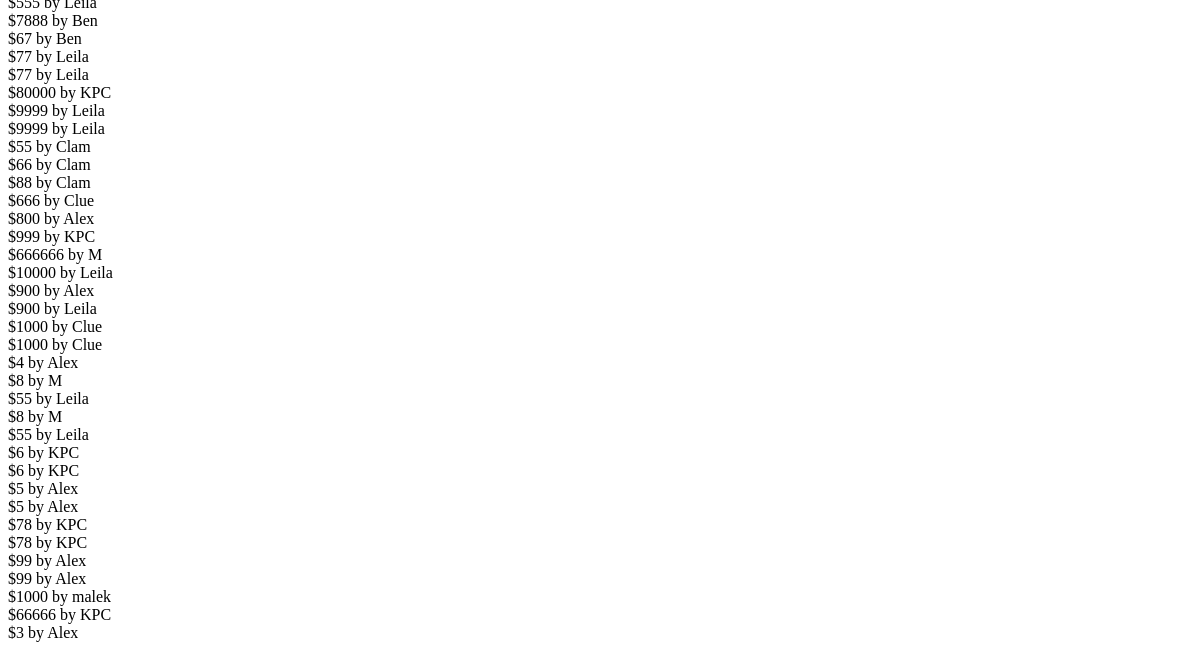
/bids/list/ (lower part), run on an earlier commit of the app's database.
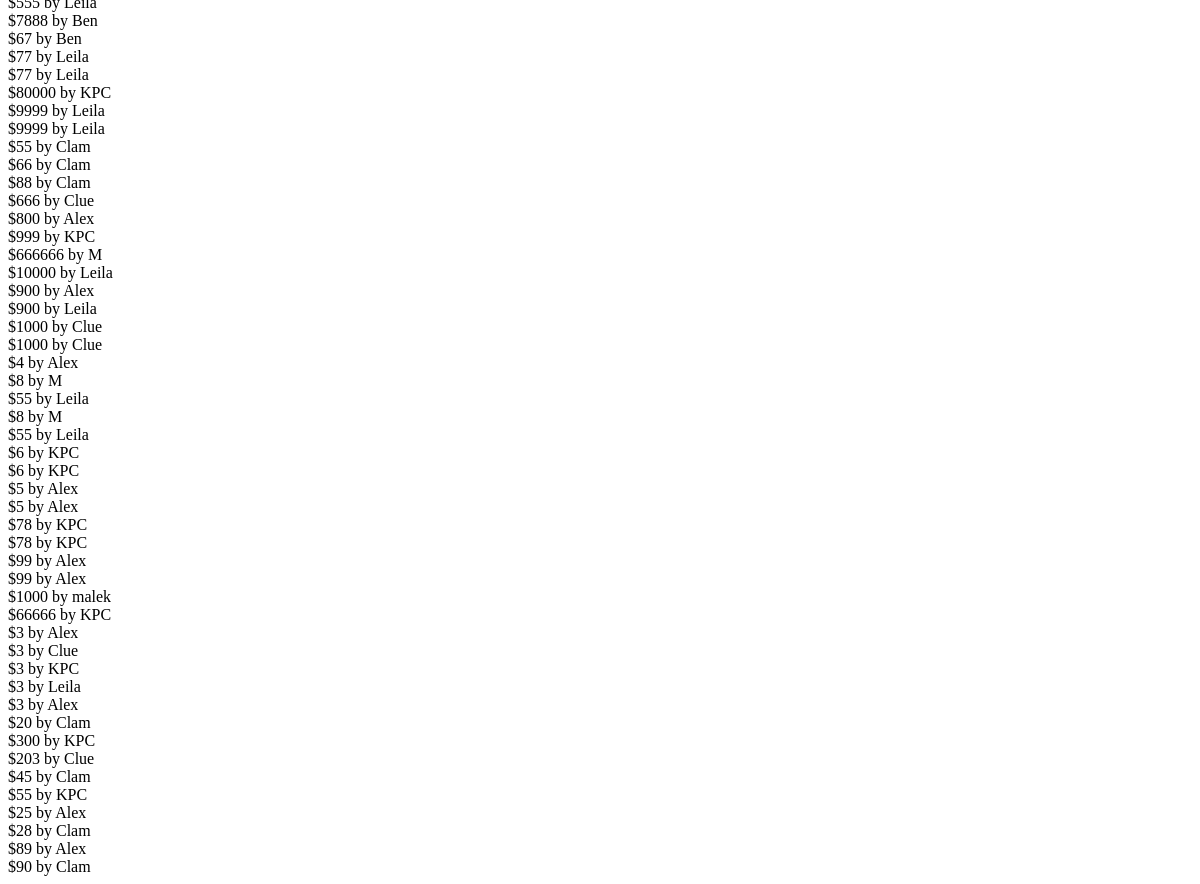
And on a later commit of the database.
### bids/models.py (models this page shows, shortened)
class Bid(models.Model):
	bid_amount 	= models.IntegerField(default = 0, validators = [validate_bid_amount])
	user 		= models.ForeignKey(settings.AUTH_USER_MODEL,
					on_delete=models.CASCADE)
	party = models.IntegerField(default = 0)

### bids/views.py (the view)
# urls.py: path('list/', BidListView.as_view(), name='list'), #bids/
class BidListView(ListView):
	template_name = "bids/list_view.html"
	queryset = Bid.objects.all()
	def get_context_data(self, *args, **kwargs):
		context = super(BidListView, self).get_context_data(*args, **kwargs)
		context['create_form'] = BidModelForm2
		context['create_url'] = reverse_lazy("bids:create")
		return context

### bids/templates/bids/list_view.html (shortened to what this page needs)
{% for obj in object_list %}
	${{obj.bid_amount}}
	 by
	 {{obj.user}}
{% endfor %}

What changed in the data, as far as the page shows it:
added Bid: bid_amount "3", user "Clue"
added Bid: bid_amount "3", user "KPC"
added Bid: bid_amount "3", user "Leila"
added Bid: bid_amount "3", user "Alex"
added Bid: bid_amount "20", user "Clam"
added Bid: bid_amount "300", user "KPC"
added Bid: bid_amount "203", user "Clue"
added Bid: bid_amount "45", user "Clam"
added Bid: bid_amount "55", user "KPC"
added Bid: bid_amount "25", user "Alex"
added Bid: bid_amount "28", user "Clam"
added Bid: bid_amount "89", user "Alex"
added Bid: bid_amount "90", user "Clam"
